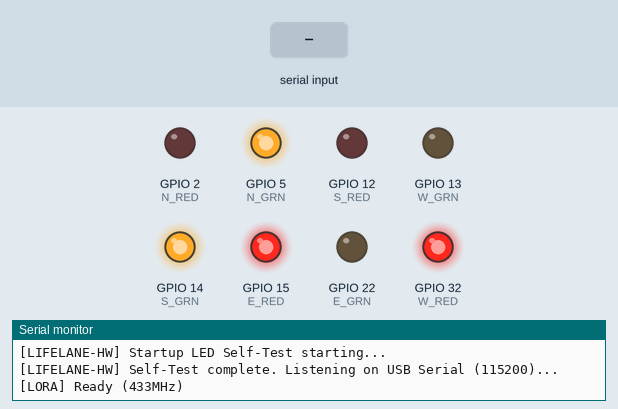
Simulated run of this sketch. Board: ESP32. Shown: output pins drawn as LEDs (lit = HIGH), the last lines printed to the serial monitor. Inputs (shaded band) come from the test bench. No radio packets arrive unless stated.

Above: at 5.2 s.
5.3 s: "SIG:S1\n" received over Serial
At 5.7 s:
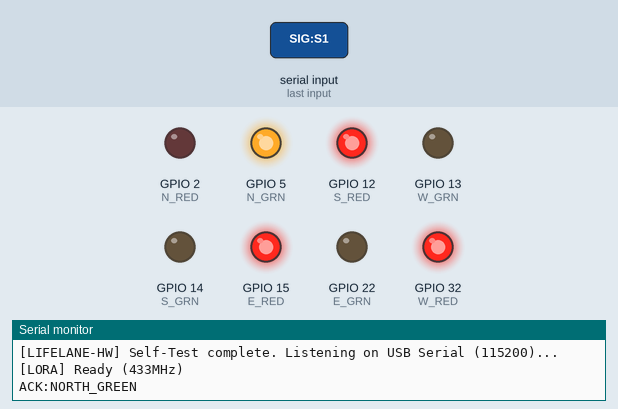
At 9.2 s:
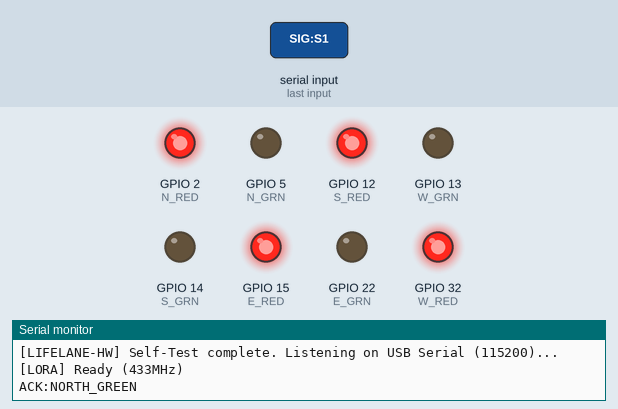
12.8 s: "SIG:S2\n" received over Serial
At 13.8 s:
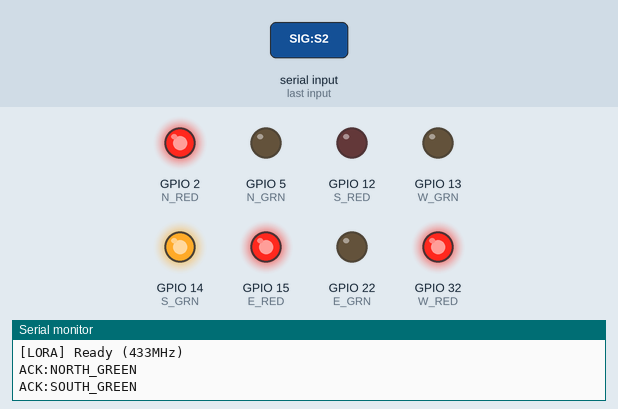
Timing chart, 0 to 15.3 s (numbered marks = the images above; inputs shaded):
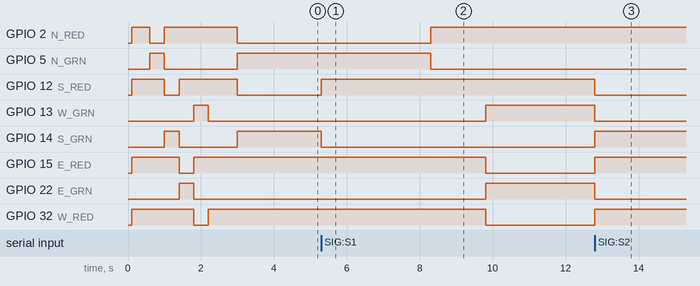

Measured:
- after the input at 5.3 s, GPIO 2 (N_RED): LOW → HIGH after 3.0 s instead of 2.2 s; GPIO 5 (N_GRN): HIGH → LOW after 3.0 s instead of 2.2 s; GPIO 12 (S_RED): LOW → HIGH after 0.00 s instead of 2.2 s; GPIO 13 (W_GRN), GPIO 22 (E_GRN): LOW → HIGH after 4.5 s instead of 3.7 s; GPIO 14 (S_GRN): HIGH → LOW after 0.00 s instead of 2.2 s
- after the input at 12.8 s, GPIO 12 (S_RED): HIGH → LOW at once; GPIO 13 (W_GRN), GPIO 22 (E_GRN): HIGH → LOW after 0.00 s instead of 2.0 s; GPIO 14 (S_GRN): LOW → HIGH at once; GPIO 15 (E_RED), GPIO 32 (W_RED): LOW → HIGH after 0.00 s instead of 2.0 s

The sketch:

esp32_traffic_light.ino
```cpp
/*
 * =====================================================================================
 * LifeLane ESP32 Hardware Traffic Signal Controller (Dual USB + LoRa)
 * =====================================================================================
 * Pin Assignment (User Prototype):
 *   North (Approach 1): Red = 2,  Green = 5
 *   South (Approach 2): Red = 12, Green = 14
 *   East  (Approach 3): Red = 15, Green = 22
 *   West  (Approach 4): Red = 32, Green = 13
 *
 *   LoRa 433MHz (SX1278):
 *     SCK = 18, MISO = 19, MOSI = 23, SS = 27, RST = 25, DIO0 = 26
 *
 * Serial Protocol (115200 baud over USB Data Cable):
 *   Accepts:
 *     SIG:N=GREEN,S=GREEN,E=RED,W=RED,PRE=0
 *     {"N":"GREEN","S":"GREEN","E":"RED","W":"RED"}
 *     {"NORTH":"GREEN","SOUTH":"GREEN","EAST":"RED","WEST":"RED"}
 *     SIG:S1 (North Green), SIG:S2 (South Green), SIG:S3 (East Green), SIG:S4 (West Green)
 * =====================================================================================
 */

#include <SPI.h>
#include <LoRa.h>

// -------- LoRa Pins --------
#define LORA_SCK  18
#define LORA_MISO 19
#define LORA_MOSI 23
#define LORA_SS   27
#define LORA_RST  25
#define LORA_DIO0 26

String unitID = "N02";
const long LORA_FREQUENCY = 433E6;

// -------- Signal Pins --------
#define N_RED 2
#define N_GRN 5

#define S_RED 12
#define S_GRN 14

#define E_RED 15
#define E_GRN 22

#define W_RED 32
#define W_GRN 13

// -------- State Tracking --------
bool n_is_green = false;
bool s_is_green = false;
bool e_is_green = false;
bool w_is_green = false;

// Standalone autonomous rotation (fallback if USB is not streaming)
unsigned long lastUsbTime = 0;
const unsigned long USB_TIMEOUT_MS = 3000;

int standalonePhase = 0; // 0=NS Green, 1=All Red, 2=EW Green, 3=All Red
unsigned long lastStandaloneTime = 0;
const unsigned long STANDALONE_GREEN_MS = 5000;
const unsigned long STANDALONE_CLEAR_MS = 1500;

// LoRa
bool loraReady = false;
unsigned long lastLoraTime = 0;
const unsigned long LORA_TIMEOUT_MS = 4000;
bool loraPriorityActive = false;
int loraPriorityDir = 0;

String rxBuffer = "";

// =====================================================================================
// Output Functions
// =====================================================================================

void applyOutputs() {
  // North
  digitalWrite(N_RED, n_is_green ? LOW : HIGH);
  digitalWrite(N_GRN, n_is_green ? HIGH : LOW);

  // South
  digitalWrite(S_RED, s_is_green ? LOW : HIGH);
  digitalWrite(S_GRN, s_is_green ? HIGH : LOW);

  // East
  digitalWrite(E_RED, e_is_green ? LOW : HIGH);
  digitalWrite(E_GRN, e_is_green ? HIGH : LOW);

  // West
  digitalWrite(W_RED, w_is_green ? LOW : HIGH);
  digitalWrite(W_GRN, w_is_green ? HIGH : LOW);
}

void setAllRed() {
  n_is_green = false;
  s_is_green = false;
  e_is_green = false;
  w_is_green = false;
  applyOutputs();
}

void setSingleGreen(int dir) {
  n_is_green = (dir == 0);
  s_is_green = (dir == 1);
  e_is_green = (dir == 2);
  w_is_green = (dir == 3);
  applyOutputs();
}

void setPhaseNSGreen() {
  n_is_green = true;
  s_is_green = true;
  e_is_green = false;
  w_is_green = false;
  applyOutputs();
}

void setPhaseEWGreen() {
  n_is_green = false;
  s_is_green = false;
  e_is_green = true;
  w_is_green = true;
  applyOutputs();
}

// Power-on self-test to verify each LED circuit
void startupTest() {
  Serial.println(F("[LIFELANE-HW] Startup LED Self-Test starting..."));
  setAllRed();
  delay(500);

  // North Green
  setSingleGreen(0);
  delay(400);

  // South Green
  setSingleGreen(1);
  delay(400);

  // East Green
  setSingleGreen(2);
  delay(400);

  // West Green
  setSingleGreen(3);
  delay(400);

  setAllRed();
  delay(300);
  Serial.println(F("[LIFELANE-HW] Self-Test complete. Listening on USB Serial (115200)..."));
}

// =====================================================================================
// Command Parser (Robust case/space-insensitive parser)
// =====================================================================================

void parseCommand(String cmd) {
  cmd.toUpperCase();
  cmd.trim();
  if (cmd.length() == 0) return;

  lastUsbTime = millis();

  // 1. Direct phase commands
  if (cmd.indexOf("SIG:S1") >= 0 || cmd.indexOf("TARGET=NORTH") >= 0) {
    setSingleGreen(0);
    Serial.println(F("ACK:NORTH_GREEN"));
    return;
  }
  if (cmd.indexOf("SIG:S2") >= 0 || cmd.indexOf("TARGET=SOUTH") >= 0) {
    setSingleGreen(1);
    Serial.println(F("ACK:SOUTH_GREEN"));
    return;
  }
  if (cmd.indexOf("SIG:S3") >= 0 || cmd.indexOf("TARGET=EAST") >= 0) {
    setSingleGreen(2);
    Serial.println(F("ACK:EAST_GREEN"));
    return;
  }
  if (cmd.indexOf("SIG:S4") >= 0 || cmd.indexOf("TARGET=WEST") >= 0) {
    setSingleGreen(3);
    Serial.println(F("ACK:WEST_GREEN"));
    return;
  }
  if (cmd.indexOf("ALL_RED") >= 0 || cmd.indexOf("ALLRED") >= 0) {
    setAllRed();
    Serial.println(F("ACK:ALL_RED"));
    return;
  }

  // 2. Multi-approach states (works for JSON and SIG:... format)
  // Check North
  if (cmd.indexOf("\"N\":\"GREEN\"") >= 0 || cmd.indexOf("\"N\": \"GREEN\"") >= 0 ||
      cmd.indexOf("N=GREEN") >= 0 || cmd.indexOf("NORTH=GREEN") >= 0 ||
      cmd.indexOf("\"NORTH\":\"GREEN\"") >= 0 || cmd.indexOf("\"NORTH\": \"GREEN\"") >= 0) {
    n_is_green = true;
  } else {
    n_is_green = false;
  }

  // Check South
  if (cmd.indexOf("\"S\":\"GREEN\"") >= 0 || cmd.indexOf("\"S\": \"GREEN\"") >= 0 ||
      cmd.indexOf("S=GREEN") >= 0 || cmd.indexOf("SOUTH=GREEN") >= 0 ||
      cmd.indexOf("\"SOUTH\":\"GREEN\"") >= 0 || cmd.indexOf("\"SOUTH\": \"GREEN\"") >= 0) {
    s_is_green = true;
  } else {
    s_is_green = false;
  }

  // Check East
  if (cmd.indexOf("\"E\":\"GREEN\"") >= 0 || cmd.indexOf("\"E\": \"GREEN\"") >= 0 ||
      cmd.indexOf("E=GREEN") >= 0 || cmd.indexOf("EAST=GREEN") >= 0 ||
      cmd.indexOf("\"EAST\":\"GREEN\"") >= 0 || cmd.indexOf("\"EAST\": \"GREEN\"") >= 0) {
    e_is_green = true;
  } else {
    e_is_green = false;
  }

  // Check West
  if (cmd.indexOf("\"W\":\"GREEN\"") >= 0 || cmd.indexOf("\"W\": \"GREEN\"") >= 0 ||
      cmd.indexOf("W=GREEN") >= 0 || cmd.indexOf("WEST=GREEN") >= 0 ||
      cmd.indexOf("\"WEST\":\"GREEN\"") >= 0 || cmd.indexOf("\"WEST\": \"GREEN\"") >= 0) {
    w_is_green = true;
  } else {
    w_is_green = false;
  }

  applyOutputs();
  Serial.print(F("ACK:STATE [N="));
  Serial.print(n_is_green ? "G" : "R");
  Serial.print(F(" S="));
  Serial.print(s_is_green ? "G" : "R");
  Serial.print(F(" E="));
  Serial.print(e_is_green ? "G" : "R");
  Serial.print(F(" W="));
  Serial.print(w_is_green ? "G" : "R");
  Serial.println(F("]"));
}

// =====================================================================================
// LoRa Handler
// =====================================================================================

void checkLoRa() {
  if (!loraReady) return;

  int packetSize = LoRa.parsePacket();
  if (!packetSize) return;

  String rx = "";
  while (LoRa.available()) {
    rx += (char)LoRa.read();
  }
  rx.trim();
  rx.replace("\n", "");
  rx.replace("\r", "");

  Serial.print(F("[LORA-RX] "));
  Serial.println(rx);

  int sep = rx.indexOf('-');
  if (sep != -1) {
    String target = rx.substring(0, sep);
    String cmd = rx.substring(sep + 1);
    target.trim();
    cmd.trim();

    if (target == unitID || target == "ALL") {
      loraPriorityActive = true;
      lastLoraTime = millis();

      if (cmd.indexOf("SIG:S1") >= 0) loraPriorityDir = 0;
      else if (cmd.indexOf("SIG:S2") >= 0) loraPriorityDir = 1;
      else if (cmd.indexOf("SIG:S3") >= 0) loraPriorityDir = 2;
      else if (cmd.indexOf("SIG:S4") >= 0) loraPriorityDir = 3;

      setSingleGreen(loraPriorityDir);
      Serial.print(F("LORA_TRIGGER:DIR="));
      Serial.println(loraPriorityDir);
    }
  }
}

// =====================================================================================
// Arduino Setup & Main Loop
// =====================================================================================

void setup() {
  Serial.begin(115200);
  delay(100);

  // Configure output pins
  pinMode(N_RED, OUTPUT); pinMode(N_GRN, OUTPUT);
  pinMode(S_RED, OUTPUT); pinMode(S_GRN, OUTPUT);
  pinMode(E_RED, OUTPUT); pinMode(E_GRN, OUTPUT);
  pinMode(W_RED, OUTPUT); pinMode(W_GRN, OUTPUT);

  startupTest();

  // Setup LoRa
  SPI.begin(LORA_SCK, LORA_MISO, LORA_MOSI, LORA_SS);
  LoRa.setPins(LORA_SS, LORA_RST, LORA_DIO0);

  if (LoRa.begin(LORA_FREQUENCY)) {
    loraReady = true;
    Serial.println(F("[LORA] Ready (433MHz)"));
  } else {
    loraReady = false;
    Serial.println(F("[LORA] LoRa not detected. Running USB Serial mode."));
  }

  rxBuffer.reserve(256);
  lastStandaloneTime = millis();
}

void loop() {
  // 1. Read Serial input non-blocking
  while (Serial.available() > 0) {
    char c = (char)Serial.read();
    if (c == '\n' || c == '\r') {
      if (rxBuffer.length() > 0) {
        parseCommand(rxBuffer);
        rxBuffer = "";
      }
    } else {
      rxBuffer += c;
      if (rxBuffer.length() > 240) rxBuffer = "";
    }
  }

  // 2. Check LoRa
  checkLoRa();

  unsigned long now = millis();

  // 3. Priority from LoRa takes temporary precedence
  if (loraPriorityActive) {
    if (now - lastLoraTime <= LORA_TIMEOUT_MS) {
      setSingleGreen(loraPriorityDir);
      return;
    } else {
      loraPriorityActive = false;
      Serial.println(F("[LORA] Priority timed out."));
    }
  }

  // 4. If USB data is active from LifeLane application, it controls the lights
  if (now - lastUsbTime <= USB_TIMEOUT_MS) {
    return; // Driven by Serial parseCommand()
  }

  // 5. Fallback: Standalone Autonomous Cycle when USB is disconnected
  if (standalonePhase == 0) {
    // NS Green
    setPhaseNSGreen();
    if (now - lastStandaloneTime >= STANDALONE_GREEN_MS) {
      standalonePhase = 1;
      lastStandaloneTime = now;
    }
  } else if (standalonePhase == 1) {
    // All Red clearance
    setAllRed();
    if (now - lastStandaloneTime >= STANDALONE_CLEAR_MS) {
      standalonePhase = 2;
      lastStandaloneTime = now;
    }
  } else if (standalonePhase == 2) {
    // EW Green
    setPhaseEWGreen();
    if (now - lastStandaloneTime >= STANDALONE_GREEN_MS) {
      standalonePhase = 3;
      lastStandaloneTime = now;
    }
  } else if (standalonePhase == 3) {
    // All Red clearance
    setAllRed();
    if (now - lastStandaloneTime >= STANDALONE_CLEAR_MS) {
      standalonePhase = 0;
      lastStandaloneTime = now;
    }
  }
}
```
